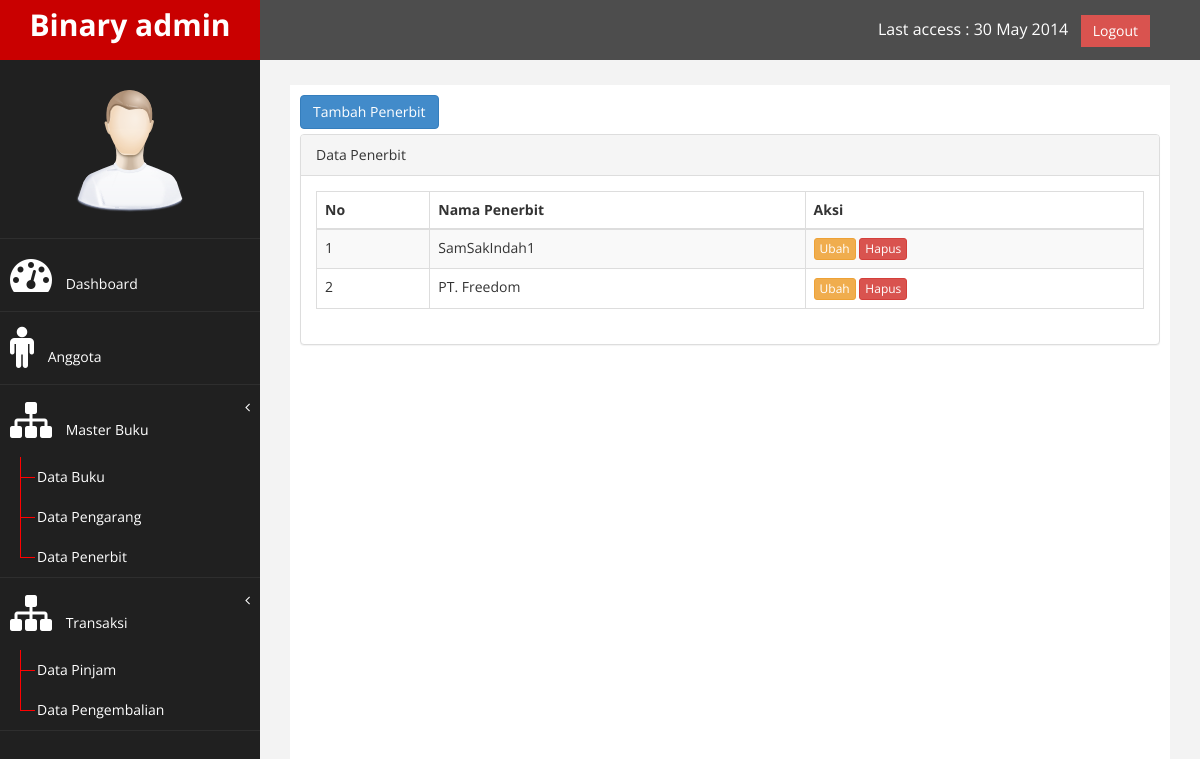
The page /page/index.php?page=penerbit on the database its author committed.
### tables this page shows
CREATE TABLE `tb_penerbit` (
  `id_penerbit` int(11) NOT NULL,
  `nama_penerbit` varchar(50) NOT NULL
);

### page/penerbit/penerbit.php (the view)
<a href="?page=penerbit&aksi=tambahpenerbit"><button class="btn btn-primary" style="margin-bottom: 5px">Tambah Penerbit</button></a>
  <div class="row">
                <div class="col-md-12">
                    <div class="panel panel-default">
                        <div class="panel-heading">
                             Data Penerbit
                        </div>
                        <div class="panel-body">
                            <div class="table-responsive">
                                <table class="table table-striped table-bordered table-hover" id="buku">
                                    <thead>
                                        <tr>
                                            <th>No</th>
                                            <th>Nama Penerbit</th>
                                            <th>Aksi</th>
                                        </tr>
                                    </thead>
                                    <tbody>
                                    	<?php
                                    		$sql = mysqli_query($koneksi, "SELECT * FROM tb_penerbit");
                                    		$no = 1;
                                    		while ($tampil = mysqli_fetch_array($sql)) {
                                    	 ?>
                                    	 	<tr>
                                    	 		<td><?php echo $no++; ?></td>
                                    	 		<td><?php echo $tampil['nama_penerbit']; ?></td>
                                                <td>
                                                    <a href="?page=penerbit&aksi=editpenerbit&id=<?php echo $tampil['id_penerbit']; ?>"><button class="btn btn-warning btn-xs">Ubah</button></a>
                                                    <a onclick="return confirm('Yakin Ingin Menghapus ?')" href="?page=penerbit&aksi=hapuspenerbit&id=<?php echo $tampil['id_penerbit']; ?>"><button class="btn btn-danger btn-xs">Hapus</button></a>
                                                </td>
                                    	 	</tr>
                                    	 <?php } ?>
                                    </tbody>
                                </table>
                            </div>
                        </div>
                   </div>
                </div>
</div>

### assets/css/custom.css (style rules this page uses)
body { font-family: 'Open Sans', sans-serif; }

### rows shown on the page
tb_penerbit: nama_penerbit "SamSakIndah1"
tb_penerbit: nama_penerbit "PT. Freedom"
